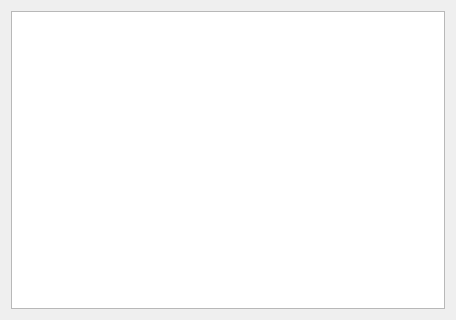
<?xml version="1.0" encoding="UTF-8"?>
<ui version="4.0">
 <class>Dialog</class>
 <widget class="QDialog" name="Dialog">
  <property name="geometry">
   <rect>
    <x>0</x>
    <y>0</y>
    <width>456</width>
    <height>320</height>
   </rect>
  </property>
  <property name="minimumSize">
   <size>
    <width>456</width>
    <height>320</height>
   </size>
  </property>
  <property name="maximumSize">
   <size>
    <width>456</width>
    <height>320</height>
   </size>
  </property>
  <property name="windowTitle">
   <string>Acerca de</string>
  </property>
  <layout class="QHBoxLayout" name="horizontalLayout">
   <item>
    <widget class="QTextBrowser" name="acerca">
     <property name="html">
      <string>&lt;!DOCTYPE HTML PUBLIC &quot;-//W3C//DTD HTML 4.0//EN&quot; &quot;http://www.w3.org/TR/REC-html40/strict.dtd&quot;&gt;
&lt;html&gt;&lt;head&gt;&lt;meta name=&quot;qrichtext&quot; content=&quot;1&quot; /&gt;&lt;style type=&quot;text/css&quot;&gt;
p, li { white-space: pre-wrap; }
&lt;/style&gt;&lt;/head&gt;&lt;body style=&quot; font-family:'Ubuntu'; font-size:11pt; font-weight:400; font-style:normal;&quot;&gt;
&lt;p style=&quot;-qt-paragraph-type:empty; margin-top:0px; margin-bottom:0px; margin-left:0px; margin-right:0px; -qt-block-indent:0; text-indent:0px;&quot;&gt;&lt;br /&gt;&lt;/p&gt;&lt;/body&gt;&lt;/html&gt;</string>
     </property>
    </widget>
   </item>
  </layout>
 </widget>
 <resources/>
 <connections/>
</ui>
